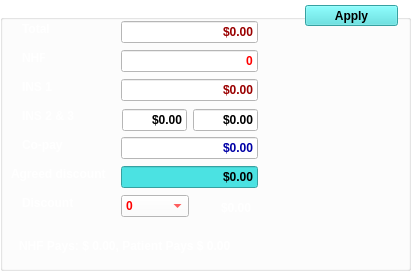
     <widget class="QGroupBox" name="groupBox_2">
      <property name="geometry">
       <rect>
        <x>880</x>
        <y>420</y>
        <width>411</width>
        <height>271</height>
       </rect>
      </property>
      <property name="cursor">
       <cursorShape>CrossCursor</cursorShape>
      </property>
      <property name="styleSheet">
       <string notr="true">background:transparent;
color:white;font:bold;</string>
      </property>
      <property name="title">
       <string>Preview</string>
      </property>
      <property name="flat">
       <bool>false</bool>
      </property>
      <widget class="QLabel" name="label_4">
       <property name="geometry">
        <rect>
         <x>22</x>
         <y>21</y>
         <width>41</width>
         <height>16</height>
        </rect>
       </property>
       <property name="styleSheet">
        <string notr="true">color:white;font:bold;
background:transparent;</string>
       </property>
       <property name="text">
        <string>Total</string>
       </property>
      </widget>
      <widget class="QLabel" name="label_5">
       <property name="geometry">
        <rect>
         <x>22</x>
         <y>50</y>
         <width>23</width>
         <height>16</height>
        </rect>
       </property>
       <property name="styleSheet">
        <string notr="true">
color:white;font:bold;</string>
       </property>
       <property name="text">
        <string>NHF</string>
       </property>
      </widget>
      <widget class="QLabel" name="label_6">
       <property name="geometry">
        <rect>
         <x>22</x>
         <y>79</y>
         <width>76</width>
         <height>16</height>
        </rect>
       </property>
       <property name="styleSheet">
        <string notr="true">color: rgb(154, 0, 0);
background:transparent;
color:white;font:bold;</string>
       </property>
       <property name="text">
        <string>INS 1</string>
       </property>
      </widget>
      <widget class="QLabel" name="label_7">
       <property name="geometry">
        <rect>
         <x>22</x>
         <y>108</y>
         <width>71</width>
         <height>16</height>
        </rect>
       </property>
       <property name="styleSheet">
        <string notr="true">background:transparent;
color:white;font:bold;</string>
       </property>
       <property name="text">
        <string>INS 2 &amp; 3</string>
       </property>
      </widget>
      <widget class="QLabel" name="label_8">
       <property name="geometry">
        <rect>
         <x>22</x>
         <y>137</y>
         <width>61</width>
         <height>16</height>
        </rect>
       </property>
       <property name="styleSheet">
        <string notr="true">background:transparent;color: rgb(154, 0, 0);
color:white;font:bold;</string>
       </property>
       <property name="text">
        <string>Co-pay</string>
       </property>
      </widget>
      <widget class="QLabel" name="label_9">
       <property name="geometry">
        <rect>
         <x>11</x>
         <y>166</y>
         <width>111</width>
         <height>16</height>
        </rect>
       </property>
       <property name="styleSheet">
        <string notr="true">color:white;font:bold;
background:transparent;</string>
       </property>
       <property name="text">
        <string>Agreed discount</string>
       </property>
      </widget>
      <widget class="QLabel" name="label_10">
       <property name="geometry">
        <rect>
         <x>22</x>
         <y>195</y>
         <width>61</width>
         <height>16</height>
        </rect>
       </property>
       <property name="styleSheet">
        <string notr="true">color:white;font:bold;
background:transparent;</string>
       </property>
       <property name="text">
        <string>Discount</string>
       </property>
      </widget>
      <widget class="QLineEdit" name="RTotal">
       <property name="geometry">
        <rect>
         <x>121</x>
         <y>21</y>
         <width>137</width>
         <height>22</height>
        </rect>
       </property>
       <property name="layoutDirection">
        <enum>Qt::LeftToRight</enum>
       </property>
       <property name="styleSheet">
        <string notr="true">background-color:white;
color: rgb(154, 0, 0);</string>
       </property>
       <property name="text">
        <string>$0.00</string>
       </property>
       <property name="alignment">
        <set>Qt::AlignRight|Qt::AlignTrailing|Qt::AlignVCenter</set>
       </property>
      </widget>
      <widget class="QLineEdit" name="RNhf">
       <property name="geometry">
        <rect>
         <x>121</x>
         <y>50</y>
         <width>137</width>
         <height>22</height>
        </rect>
       </property>
       <property name="styleSheet">
        <string notr="true">background-color:white;
color:red</string>
       </property>
       <property name="text">
        <string>0</string>
       </property>
       <property name="alignment">
        <set>Qt::AlignRight|Qt::AlignTrailing|Qt::AlignVCenter</set>
       </property>
      </widget>
      <widget class="QLineEdit" name="RDrug">
       <property name="geometry">
        <rect>
         <x>121</x>
         <y>79</y>
         <width>137</width>
         <height>22</height>
        </rect>
       </property>
       <property name="styleSheet">
        <string notr="true">background-color:white;
color: rgb(154, 0, 0);</string>
       </property>
       <property name="text">
        <string>$0.00</string>
       </property>
       <property name="alignment">
        <set>Qt::AlignRight|Qt::AlignTrailing|Qt::AlignVCenter</set>
       </property>
      </widget>
      <widget class="QLineEdit" name="R31">
       <property name="geometry">
        <rect>
         <x>122</x>
         <y>109</y>
         <width>65</width>
         <height>22</height>
        </rect>
       </property>
       <property name="styleSheet">
        <string notr="true">background-color:white;
color:black;</string>
       </property>
       <property name="text">
        <string>$0.00</string>
       </property>
       <property name="alignment">
        <set>Qt::AlignRight|Qt::AlignTrailing|Qt::AlignVCenter</set>
       </property>
      </widget>
      <widget class="QLineEdit" name="R32">
       <property name="geometry">
        <rect>
         <x>193</x>
         <y>109</y>
         <width>65</width>
         <height>22</height>
        </rect>
       </property>
       <property name="styleSheet">
        <string notr="true">background-color:white;
color:black;</string>
       </property>
       <property name="text">
        <string>$0.00</string>
       </property>
       <property name="alignment">
        <set>Qt::AlignRight|Qt::AlignTrailing|Qt::AlignVCenter</set>
       </property>
      </widget>
      <widget class="QLineEdit" name="RCo">
       <property name="geometry">
        <rect>
         <x>121</x>
         <y>137</y>
         <width>137</width>
         <height>22</height>
        </rect>
       </property>
       <property name="styleSheet">
        <string notr="true">background-color:white;
color: rgb(0, 0, 166);</string>
       </property>
       <property name="text">
        <string>$0.00</string>
       </property>
       <property name="alignment">
        <set>Qt::AlignRight|Qt::AlignTrailing|Qt::AlignVCenter</set>
       </property>
      </widget>
      <widget class="QLineEdit" name="RAgreed">
       <property name="geometry">
        <rect>
         <x>121</x>
         <y>166</y>
         <width>137</width>
         <height>22</height>
        </rect>
       </property>
       <property name="styleSheet">
        <string notr="true">background-color:rgb(75, 226, 226);
alternate-background-color: rgb(75, 226, 226);
color:black;
</string>
       </property>
       <property name="text">
        <string>$0.00</string>
       </property>
       <property name="alignment">
        <set>Qt::AlignRight|Qt::AlignTrailing|Qt::AlignVCenter</set>
       </property>
      </widget>
      <widget class="QComboBox" name="RDiscount">
       <property name="geometry">
        <rect>
         <x>121</x>
         <y>195</y>
         <width>68</width>
         <height>22</height>
        </rect>
       </property>
       <property name="styleSheet">
        <string notr="true">background-color:white;
color:red</string>
       </property>
       <item>
        <property name="text">
         <string>0</string>
        </property>
       </item>
      </widget>
      <widget class="QLabel" name="label_11">
       <property name="geometry">
        <rect>
         <x>221</x>
         <y>200</y>
         <width>53</width>
         <height>16</height>
        </rect>
       </property>
       <property name="styleSheet">
        <string notr="true">background:transparent;</string>
       </property>
       <property name="text">
        <string>$0.00</string>
       </property>
      </widget>
      <widget class="QLabel" name="label_12">
       <property name="geometry">
        <rect>
         <x>19</x>
         <y>230</y>
         <width>381</width>
         <height>31</height>
        </rect>
       </property>
       <property name="styleSheet">
        <string notr="true">color: rgb(104, 104, 104);

background:transparent;
color: rgb(154, 0, 0);

color:rgba(0, 0, 0, 147);
color:white;
font: 75 10pt &quot;Unispace&quot;;</string>
       </property>
       <property name="text">
        <string>NHF Pays: $ 0.00, Patient Pays $ 0.00</string>
       </property>
      </widget>
      <widget class="QPushButton" name="ApplyMain">
       <property name="geometry">
        <rect>
         <x>305</x>
         <y>5</y>
         <width>93</width>
         <height>21</height>
        </rect>
       </property>
       <property name="styleSheet">
        <string notr="true">background-color:rgb(75, 226, 226);
alternate-background-color: rgb(75, 226, 226);
color:black;
</string>
       </property>
       <property name="text">
        <string>Apply</string>
       </property>
      </widget>
     </widget>
